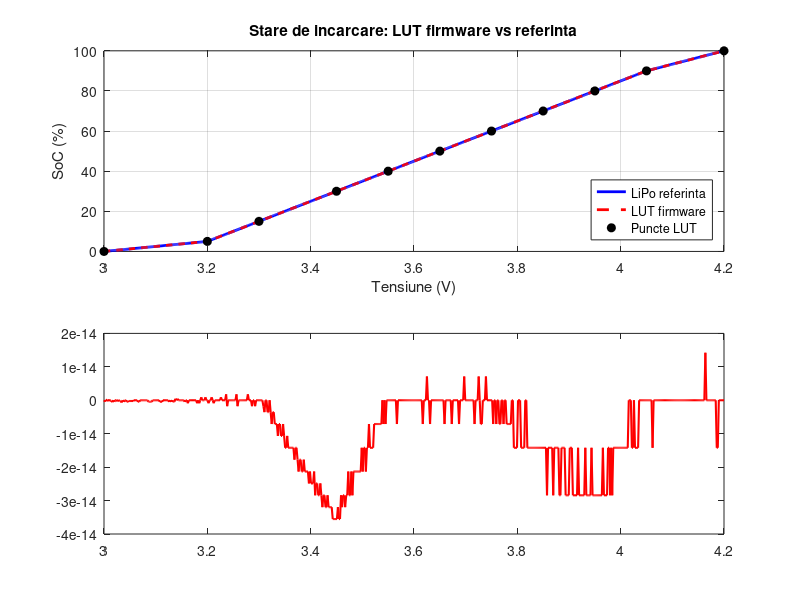

Write the MATLAB code that produced this figure. (Note: this script raises an error after producing the figure.)
%
%  07_baterie_lut.m
% VitalMonitor. Validarea tabelului de interpolare a starii bateriei
%
%  Verifica LUT-ul tensiune -> procent (SoC) din firmware (ecg_sensor.h)
%  fata de o curba LiPo de referinta (segmente liniare tipice). Caracter:
%  validare prin simulare (proof of concept). Rulare: Run in MATLAB.
%
clear; clc; close all;

% LUT identic cu ecg_sensor.h
LUT_V = [4.20 4.05 3.95 3.85 3.75 3.65 3.55 3.45 3.30 3.20 3.00];
LUT_P = [100  90   80   70   60   50   40   30   15   5    0  ];

V = linspace(3.0, 4.2, 600);
% Curba LiPo de referinta (segmente liniare pe baza datasheet tipic)
SoC_ref = zeros(size(V));
for i=1:numel(V)
    v = V(i);
    if     v>=4.05, SoC_ref(i)=90+(v-4.05)/(4.20-4.05)*10;
    elseif v>=3.75, SoC_ref(i)=60+(v-3.75)/(4.05-3.75)*30;
    elseif v>=3.55, SoC_ref(i)=40+(v-3.55)/(3.75-3.55)*20;
    elseif v>=3.30, SoC_ref(i)=15+(v-3.30)/(3.55-3.30)*25;
    elseif v>=3.20, SoC_ref(i)= 5+(v-3.20)/(3.30-3.20)*10;
    else            SoC_ref(i)= 0+(v-3.00)/(3.20-3.00)*5;
    end
end
SoC_fw = max(0, min(100, interp1(LUT_V, LUT_P, V, 'linear','extrap')));
e = SoC_fw - SoC_ref;

fprintf(' LUT BATERIE (firmware vs referinta) \n');
fprintf('  Eroare medie absoluta: %.2f %%\n', mean(abs(e)));
fprintf('  Eroare maxima:         %.2f %%\n', max(abs(e)));
fprintf('  La 3.20 V (prag 5%%):  fw=%.0f%%\n',  interp1(V,SoC_fw,3.20));
fprintf('  La 3.30 V (prag 15%%): fw=%.0f%%\n',  interp1(V,SoC_fw,3.30));

figure('Name','LUT baterie','Position',[60 60 950 620]);
subplot(2,1,1);
  plot(V,SoC_ref,'b-','LineWidth',2); hold on;
  plot(V,SoC_fw,'r--','LineWidth',2);
  plot(LUT_V,LUT_P,'ko','MarkerFaceColor','k','MarkerSize',6);
  grid on; xlabel('Tensiune (V)'); ylabel('SoC (%)');
  legend('LiPo referinta','LUT firmware','Puncte LUT','Location','southeast');
  title('Stare de incarcare: LUT firmware vs referinta');
subplot(2,1,2);
  plot(V,e,'r-','LineWidth',1.5); hold on; yline(3,'--k'); yline(-3,'--k');
  grid on; xlabel('Tensiune (V)'); ylabel('Eroare (%)'); ylim([-10 10]);
  title('Eroarea interpolarii LUT');
sgtitle('Fig. Validarea LUT-ului bateriei (proof of concept)');
